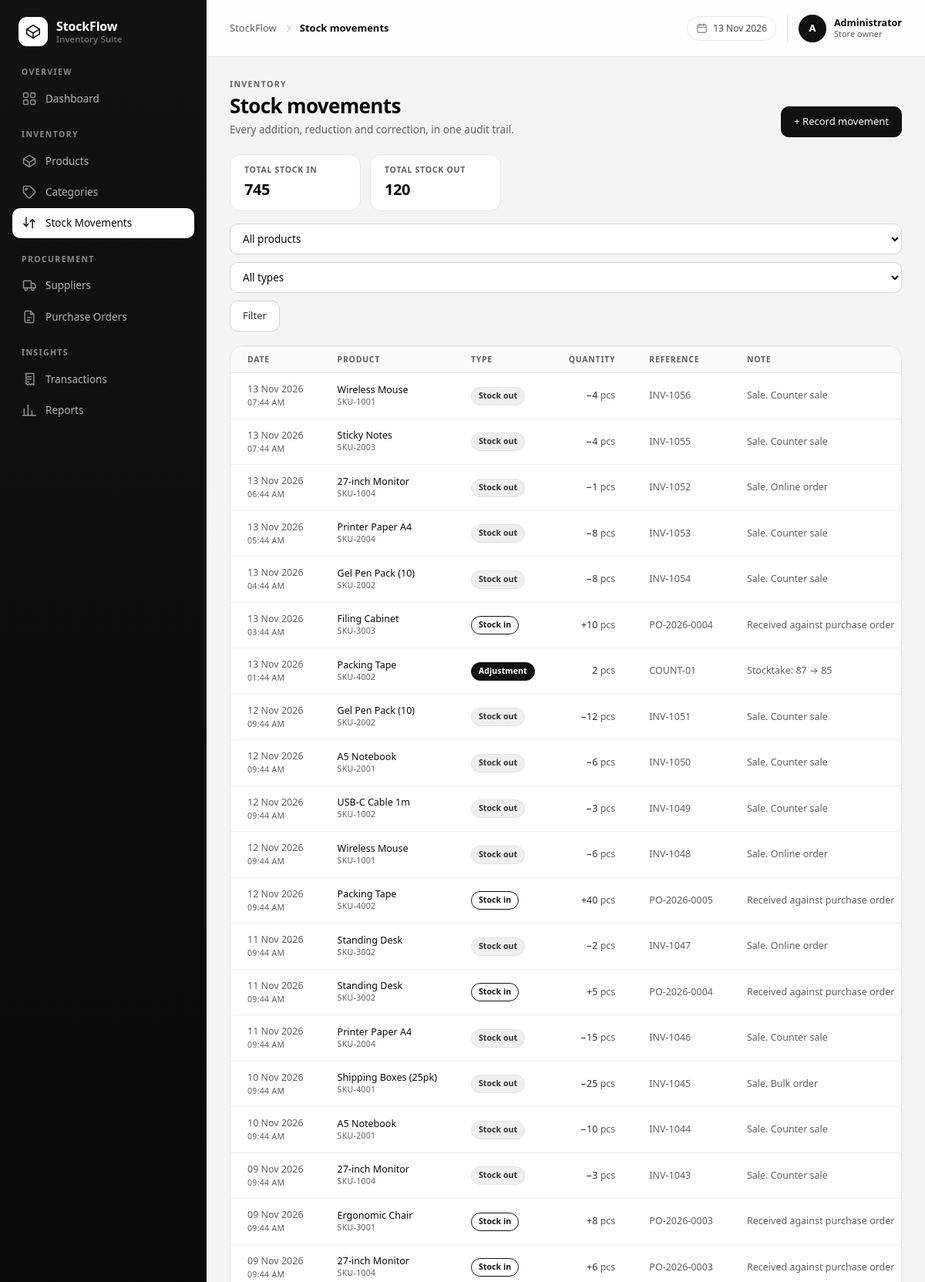
/stock/ (upper part), run on the app's committed database.
### tables this page shows
CREATE TABLE stock_movements (
    id            INTEGER PRIMARY KEY AUTOINCREMENT,
    product_id    INTEGER NOT NULL REFERENCES products(id) ON DELETE CASCADE,
    movement_type TEXT NOT NULL CHECK (movement_type IN ('in', 'out', 'adjustment')),
    quantity      INTEGER NOT NULL CHECK (quantity > 0),
    reference     TEXT,
    note          TEXT,
    created_at    TEXT NOT NULL DEFAULT (datetime('now', 'localtime'))
);

CREATE TABLE products (
    id            INTEGER PRIMARY KEY AUTOINCREMENT,
    sku           TEXT NOT NULL UNIQUE,
    name          TEXT NOT NULL,
    description   TEXT,
    category_id   INTEGER REFERENCES categories(id) ON DELETE SET NULL,
    supplier_id   INTEGER REFERENCES suppliers(id) ON DELETE SET NULL,
    unit          TEXT NOT NULL DEFAULT 'pcs',
    cost_price    REAL NOT NULL DEFAULT 0 CHECK (cost_price >= 0),
    selling_price REAL NOT NULL DEFAULT 0 CHECK (selling_price >= 0),
    quantity      INTEGER NOT NULL DEFAULT 0 CHECK (quantity >= 0),
    reorder_level INTEGER NOT NULL DEFAULT 0 CHECK (reorder_level >= 0),
    is_active     INTEGER NOT NULL DEFAULT 1 CHECK (is_active IN (0, 1)),
    created_at    TEXT NOT NULL DEFAULT (datetime('now', 'localtime')),
    updated_at    TEXT NOT NULL DEFAULT (datetime('now', 'localtime'))
);

### routes/stock.py (the view)
@stock_bp.route("/")
def index():
    product_id = clean(request.args.get("product"))
    movement_type = clean(request.args.get("type"))
    sql = """
        SELECT m.*, p.name AS product_name, p.sku, p.unit
        FROM stock_movements m
        JOIN products p ON p.id = m.product_id
        WHERE 1 = 1
    """
    params = []
    if product_id.isdigit():
        sql += " AND m.product_id = ?"
        params.append(int(product_id))
    if movement_type in MOVEMENT_TYPES:
        sql += " AND m.movement_type = ?"
        params.append(movement_type)
    sql += " ORDER BY m.created_at DESC, m.id DESC LIMIT 300"
    return render_template(
        "stock/list.html",
        page_title="Stock movements",
        active_page="stock",
        movements=query(sql, params),
        products=query("SELECT id, name, sku FROM products WHERE is_active = 1 ORDER BY name COLLATE NOCASE"),
        product_id=product_id,
        movement_type=movement_type,
        totals={
            "in": query(
                "SELECT COALESCE(SUM(quantity), 0) FROM stock_movements WHERE movement_type = 'in'",
                one=True,
            )[0],
            "out": query(
                "SELECT COALESCE(SUM(quantity), 0) FROM stock_movements WHERE movement_type = 'out'",
                one=True,
            )[0],
        },
    )

### database/db.py (called while the page is built)
def get_db():
    if "db" not in g:
        connection = sqlite3.connect(current_app.config["DATABASE"])
        connection.row_factory = sqlite3.Row
        connection.execute("PRAGMA foreign_keys = ON")
        g.db = connection
    return g.db

def query(sql, params=(), one=False):
    cursor = get_db().execute(sql, params)
    rows = cursor.fetchall()
    cursor.close()
    if one:
        return rows[0] if rows else None
    return rows

### utils/filters.py (called while the page is built)
def _parse_datetime(value):
    if not value:
        return None
    if isinstance(value, datetime):
        return value
    for fmt in ("%Y-%m-%d %H:%M:%S", "%Y-%m-%d"):
        try:
            return datetime.strptime(str(value), fmt)
        except ValueError:
            continue
    return None

### utils/helpers.py (called while the page is built)
def clean(value, default=""):
    if value is None:
        return default
    return str(value).strip()

### templates/stock/list.html (shortened to what this page needs)
{% extends 'base.html' %}
{% import 'partials/icons.html' as ui %}
{% block content %}
  <div class="page-head">
    <div>
      <p class="page-head__eyebrow">Inventory</p>
      <h1 class="page-head__title">Stock movements</h1>
      <p class="page-head__subtitle">Every addition, reduction and correction, in one audit trail.</p>
    </div>
    <div class="page-head__actions">
      <a class="btn" href="{{ url_for('stock.create') }}">+ Record movement</a>
    </div>
  </div>
  <div class="mini-stats">
    <div class="mini-stat">
      <span class="mini-stat__label">Total stock in</span>
      <span class="mini-stat__value">{{ totals.in|number }}</span>
    </div>
    <div class="mini-stat">
      <span class="mini-stat__label">Total stock out</span>
      <span class="mini-stat__value">{{ totals.out|number }}</span>
    </div>
  </div>
  <form class="toolbar" method="get" action="{{ url_for('stock.index') }}">
    <select class="input toolbar__select" name="product" aria-label="Filter by product">
      <option value="">All products</option>
    </select>
    <select class="input toolbar__select" name="type" aria-label="Filter by movement type">
      <option value="">All types</option>
    </select>
    <button class="btn btn--ghost" type="submit">Filter</button>
  </form>
  <section class="card card--flush">
    {% if movements %}
      <div class="table-wrap">
        <table class="table">
          <thead>
            <tr>
              <th>Date</th>
              <th>Product</th>
              <th>Type</th>
              <th class="is-num">Quantity</th>
              <th>Reference</th>
              <th>Note</th>
            </tr>
          </thead>
          <tbody>
            {% for movement in movements %}
              <tr>
                <td class="is-muted">
                  {{ movement.created_at|datefmt }}
                  <span class="cell-product__sku">{{ movement.created_at|timefmt }}</span>
                </td>
                <td>
                  <span class="cell-product__name">{{ movement.product_name }}</span>
                  <span class="cell-product__sku">{{ movement.sku }}</span>
                </td>
                <td>
                  {% if movement.movement_type == 'in' %}
                    <span class="pill pill--outline">Stock in</span>
                  {% elif movement.movement_type == 'out' %}
                    <span class="pill pill--muted">Stock out</span>
                  {% else %}
                    <span class="pill pill--dark">Adjustment</span>
                  {% endif %}
                </td>
                <td class="is-num">
                  {% if movement.movement_type == 'in' %}+{% elif movement.movement_type == 'out' %}&minus;{% endif %}{{ movement.quantity }}
                  <span class="is-muted">{{ movement.unit }}</span>
                </td>
                <td class="is-muted">{{ movement.reference or '—' }}</td>
                <td class="is-muted cell-note">{{ movement.note or '—' }}</td>
              </tr>
            {% endfor %}
          </tbody>
        </table>
      </div>
    {% endif %}
  </section>
{% endblock %}

### data on the page
stock_movements: created_at "13 Nov 2026", created_at "07:44 AM", product_name "Wireless Mouse", sku "SKU-1001", movement_type "Stock out", quantity "4", unit "pcs", reference "INV-1056", note "Sale. Counter sale"
stock_movements: created_at "13 Nov 2026", created_at "07:44 AM", product_name "Sticky Notes", sku "SKU-2003", movement_type "Stock out", quantity "4", unit "pcs", reference "INV-1055", note "Sale. Counter sale"
stock_movements: created_at "13 Nov 2026", created_at "06:44 AM", product_name "27-inch Monitor", sku "SKU-1004", movement_type "Stock out", quantity "1", unit "pcs", reference "INV-1052", note "Sale. Online order"
stock_movements: created_at "13 Nov 2026", created_at "05:44 AM", product_name "Printer Paper A4", sku "SKU-2004", movement_type "Stock out", quantity "8", unit "pcs", reference "INV-1053", note "Sale. Counter sale"
stock_movements: created_at "13 Nov 2026", created_at "04:44 AM", product_name "Gel Pen Pack (10)", sku "SKU-2002", movement_type "Stock out", quantity "8", unit "pcs", reference "INV-1054", note "Sale. Counter sale"
stock_movements: created_at "13 Nov 2026", created_at "03:44 AM", product_name "Filing Cabinet", sku "SKU-3003", movement_type "Stock in", quantity "10", unit "pcs", reference "PO-2026-0004", note "Received against purchase order"
stock_movements: created_at "13 Nov 2026", created_at "01:44 AM", product_name "Packing Tape", sku "SKU-4002", movement_type "Adjustment", quantity "2", unit "pcs", reference "COUNT-01", note "Stocktake: 87 → 85"
stock_movements: created_at "12 Nov 2026", created_at "09:44 AM", product_name "Gel Pen Pack (10)", sku "SKU-2002", movement_type "Stock out", quantity "12", unit "pcs", reference "INV-1051", note "Sale. Counter sale"
stock_movements: created_at "12 Nov 2026", created_at "09:44 AM", product_name "A5 Notebook", sku "SKU-2001", movement_type "Stock out", quantity "6", unit "pcs", reference "INV-1050", note "Sale. Counter sale"
stock_movements: created_at "12 Nov 2026", created_at "09:44 AM", product_name "USB-C Cable 1m", sku "SKU-1002", movement_type "Stock out", quantity "3", unit "pcs", reference "INV-1049", note "Sale. Counter sale"
stock_movements: created_at "12 Nov 2026", created_at "09:44 AM", product_name "Wireless Mouse", sku "SKU-1001", movement_type "Stock out", quantity "6", unit "pcs", reference "INV-1048", note "Sale. Online order"
stock_movements: created_at "12 Nov 2026", created_at "09:44 AM", product_name "Packing Tape", sku "SKU-4002", movement_type "Stock in", quantity "40", unit "pcs", reference "PO-2026-0005", note "Received against purchase order"
stock_movements: created_at "11 Nov 2026", created_at "09:44 AM", product_name "Standing Desk", sku "SKU-3002", movement_type "Stock out", quantity "2", unit "pcs", reference "INV-1047", note "Sale. Online order"
stock_movements: created_at "11 Nov 2026", created_at "09:44 AM", product_name "Standing Desk", sku "SKU-3002", movement_type "Stock in", quantity "5", unit "pcs", reference "PO-2026-0004", note "Received against purchase order"
stock_movements: created_at "11 Nov 2026", created_at "09:44 AM", product_name "Printer Paper A4", sku "SKU-2004", movement_type "Stock out", quantity "15", unit "pcs", reference "INV-1046", note "Sale. Counter sale"
stock_movements: created_at "10 Nov 2026", created_at "09:44 AM", product_name "Shipping Boxes (25pk)", sku "SKU-4001", movement_type "Stock out", quantity "25", unit "pcs", reference "INV-1045", note "Sale. Bulk order"
stock_movements: created_at "10 Nov 2026", created_at "09:44 AM", product_name "A5 Notebook", sku "SKU-2001", movement_type "Stock out", quantity "10", unit "pcs", reference "INV-1044", note "Sale. Counter sale"
stock_movements: created_at "09 Nov 2026", created_at "09:44 AM", product_name "27-inch Monitor", sku "SKU-1004", movement_type "Stock out", quantity "3", unit "pcs", reference "INV-1043", note "Sale. Counter sale"
stock_movements: created_at "09 Nov 2026", created_at "09:44 AM", product_name "Ergonomic Chair", sku "SKU-3001", movement_type "Stock in", quantity "8", unit "pcs", reference "PO-2026-0003", note "Received against purchase order"
stock_movements: created_at "09 Nov 2026", created_at "09:44 AM", product_name "27-inch Monitor", sku "SKU-1004", movement_type "Stock in", quantity "6", unit "pcs", reference "PO-2026-0003", note "Received against purchase order"

### other printed values
{{ config.APP_NAME }} "StockFlow"
{{ config.APP_TAGLINE }} "Inventory Suite"
{{ page_title|default('Dashboard') }} "Stock movements"
{{ totals.in|number }} "745"
{{ totals.out|number }} "120"
